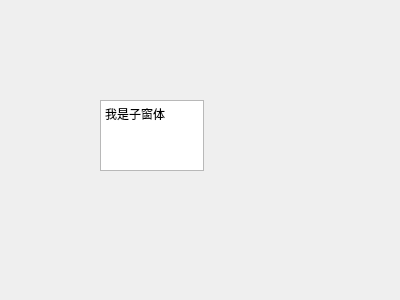
<?xml version="1.0" encoding="UTF-8"?>
<ui version="4.0">
 <class>Form</class>
 <widget class="QWidget" name="Form">
  <property name="geometry">
   <rect>
    <x>0</x>
    <y>0</y>
    <width>400</width>
    <height>300</height>
   </rect>
  </property>
  <property name="windowTitle">
   <string>Form</string>
  </property>
  <widget class="QTextEdit" name="textEdit">
   <property name="geometry">
    <rect>
     <x>100</x>
     <y>100</y>
     <width>104</width>
     <height>71</height>
    </rect>
   </property>
   <property name="html">
    <string>&lt;!DOCTYPE HTML PUBLIC &quot;-//W3C//DTD HTML 4.0//EN&quot; &quot;http://www.w3.org/TR/REC-html40/strict.dtd&quot;&gt;
&lt;html&gt;&lt;head&gt;&lt;meta name=&quot;qrichtext&quot; content=&quot;1&quot; /&gt;&lt;style type=&quot;text/css&quot;&gt;
p, li { white-space: pre-wrap; }
&lt;/style&gt;&lt;/head&gt;&lt;body style=&quot; font-family:'SimSun'; font-size:9pt; font-weight:400; font-style:normal;&quot;&gt;
&lt;p style=&quot; margin-top:0px; margin-bottom:0px; margin-left:0px; margin-right:0px; -qt-block-indent:0; text-indent:0px;&quot;&gt;我是子窗体&lt;/p&gt;&lt;/body&gt;&lt;/html&gt;</string>
   </property>
  </widget>
 </widget>
 <resources/>
 <connections/>
</ui>
